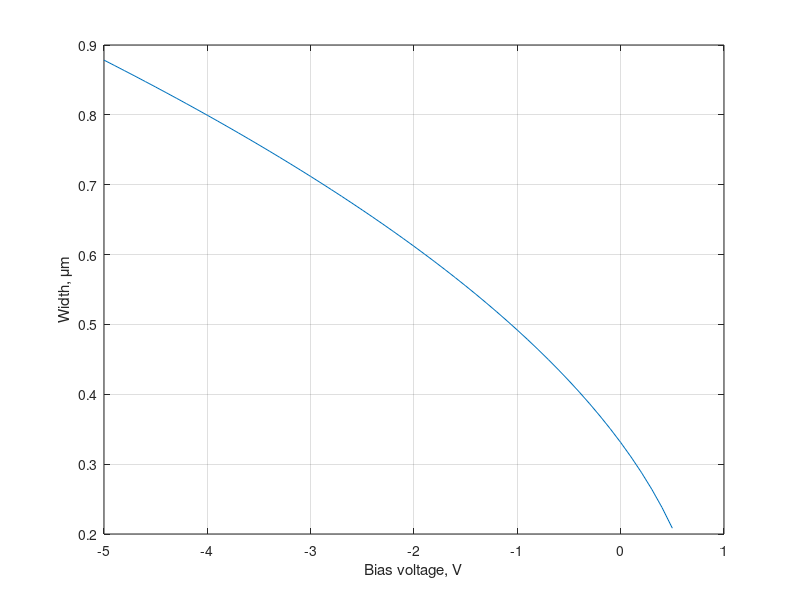

Write the MATLAB code that produced this figure.
clear all
%   SYNTAX
%   script01_built_in_voltage_depl_width_biased_junction
%   DESCRIPTION
%   Built-in voltage (V) for Si pn-junction with terminal concentrations ND0,
%   NA0 and the depletion region width (cm) for the abrupt biased junction
%   with bias voltage V
%
%   Low-Frequency Electromagnetic Modeling for Electrical and Biological
%   Systems Using MATLAB, Sergey N. Makarov, Gregory M. Noetscher, and Ara
%   Nazarian, Wiley, New York, 2105, 1st ed.

k       = 1.38066e-23;          %   Boltzmann constant [J/K]
q       = 1.60218e-19;          %   electron charge [C]
T       = 273+25;               %   temperature [K]
VT      = k*T/q;                %   thermal voltage at 300 K [V]
ni      = 1e10;
V       = [-5:0.1:0.5];         %   bias voltage, V
ND0             = 1.0e16;     
NA0             = 1.0e18;
Vbi             = VT*log(NA0*ND0/ni^2)
eps     = 1.05e-12;             %   dielectric constant of silicon [F/cm]  
W = sqrt(2*eps/q*(ND0+NA0)/(ND0*NA0)*(Vbi-V));
Wmicrometers = W*1e4;
plot(V, Wmicrometers); grid on; xlabel('Bias voltage, V'); ylabel('Width, \mum')
